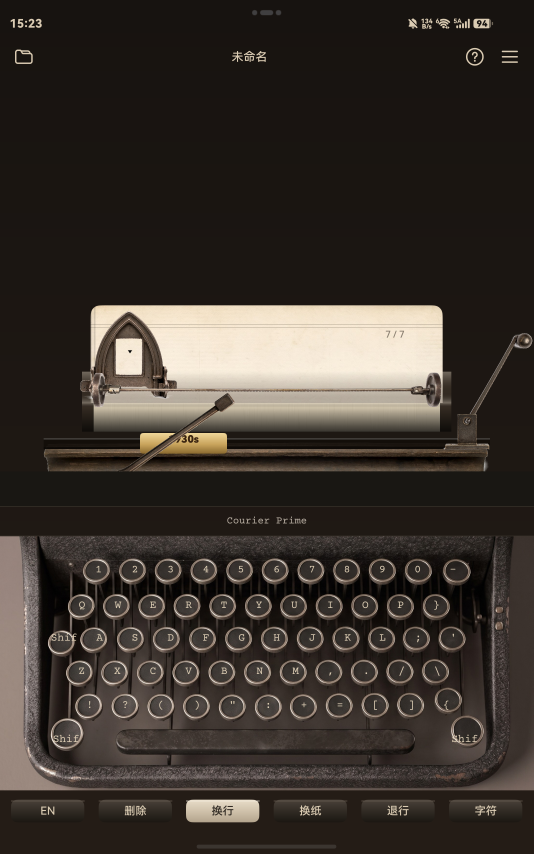
#> input picture docs/evidence/.tmp-a1930.png, 1600 x 2560 px, given in place of .tmp-a.tmp-a1930.png.png, which was not available (shown at 1/3 size)
$ python .scan2.py .tmp-a1930.png
#> lines starting #> are read from the running program, lines starting #| are printed output that depends on the picture
import numpy as np, sys
from PIL import Image
tag=sys.argv[1]
a=np.asarray(Image.open(f'docs/evidence/.tmp-a{tag}.png').convert('L'),dtype=np.float32)
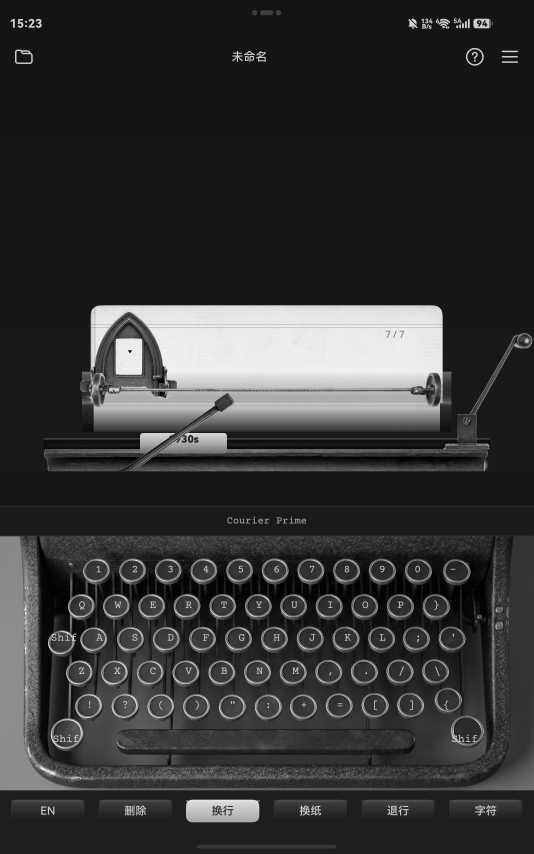
#> a: shape (2560, 1600) float32 (shown at 1/3 size); min 0, max 253, mean 52.8
b=np.asarray(Image.open(f'docs/evidence/.tmp-b{tag}.png').convert('L'),dtype=np.float32)
h,w=a.shape
#> h = 2560; w = 1600
def shift(band,xr):
    A=a[band[0]:band[1],xr[0]:xr[1]]; B=b[band[0]:band[1],xr[0]:xr[1]]
    A=A-A.mean(); B=B-B.mean(); best=(0,-2)
    for s in range(-220,221):
        if s>=0: a1=A[:, :A.shape[1]-s]; b1=B[:, s:]
        else: a1=A[:,-s:]; b1=B[:, :B.shape[1]+s]
        if a1.shape!=b1.shape or a1.size==0: continue
        d=np.sqrt((a1*a1).sum()*(b1*b1).sum())
        if d<=0: continue
        v=float((a1*b1).sum()/d)
        if v>best[1]: best=(s,v)
    return best
for y0 in range(1140,1340,20):
    print((y0,y0+20), shift((y0,y0+20),(150,1450)))
print('--- right-half only (roller end area)')
for y0 in range(1140,1340,20):
    print((y0,y0+20), shift((y0,y0+20),(900,1500)))
#> this loop made 10 passes
#> pass 1, in shift (call 11), `A = a[band[0]:band[1], xr[0]:xr[1]]`:
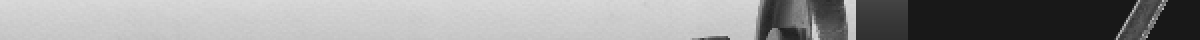
#> A: shape (20, 600) float32 (shown 2 times larger); min 24, max 218, mean 147.5
#> pass 1, in shift (call 11), `A = A - A.mean()`:
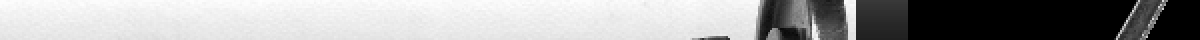
#> A: shape (20, 600) float32 (shown 2 times larger); min -123.5, max 70.52, mean 0; drawn with min black and max white
#> pass 2, in shift (call 12), `A = a[band[0]:band[1], xr[0]:xr[1]]`:
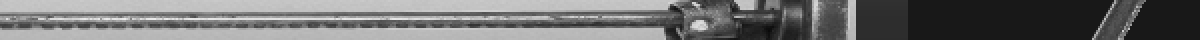
#> A: shape (20, 600) float32 (shown 2 times larger); min 10, max 235, mean 113.1
